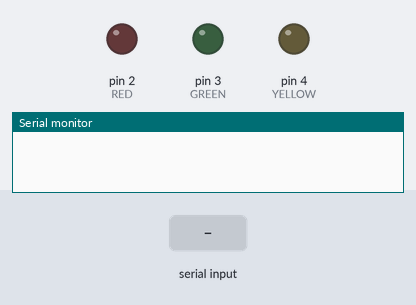
Simulated run of this sketch. Board: Arduino Mega 2560, built with avr-gcc and run on an emulated ATmega2560. Parts: output pins drawn as LEDs (lit = HIGH), the last lines printed to the serial monitor. The test bench sets the inputs (shaded band).

Above: at 1.2 s.
1.3 s: "R" received over the second serial link
At 1.4 s:
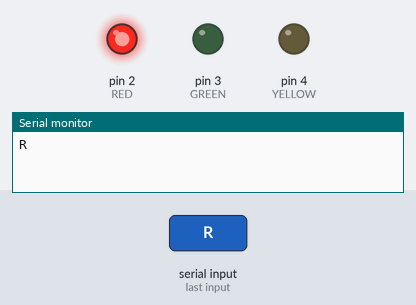
3.0 s: "G" received over the second serial link
At 3.1 s:
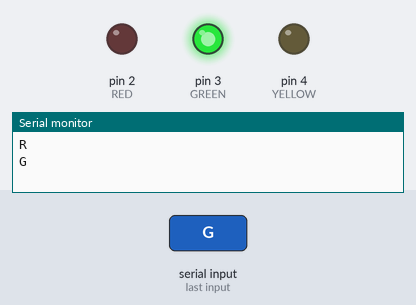
4.7 s: "Y" received over the second serial link
At 4.8 s:
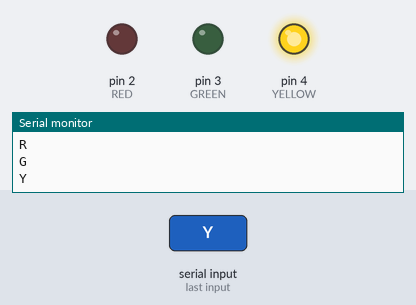
Timing chart, 0 to 7.7 s (numbered marks = the images above; inputs shaded):
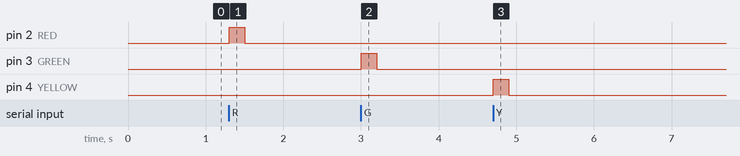

The sketch:

CHECKPOINT_3.ino
```cpp
const int RED = 2;
const int GREEN = 3;
const int YELLOW = 4;
void setup() {
  pinMode(RED, OUTPUT);
  pinMode(GREEN, OUTPUT);
  pinMode(YELLOW, OUTPUT);

  Serial.begin(9600);
  Serial1.begin(9600);
}

void loop() {

//  digitalWrite(YELLOW, HIGH);
//  delay(300);
//  digitalWrite(YELLOW, LOW);
//  analogWrite(YELLOW, 50);
//  delay(1000);
//  analogWrite(YELLOW, 0);
//
  if(Serial1.available())
  {
    char LED = Serial1.read();
    Serial.println(LED);
    if (LED == 'R')
    {
      digitalWrite(RED, HIGH);
      delay(200);
      //digitalWrite(RED, LOW);
      //continue;
    }

    else if (LED == 'G')
    {
      digitalWrite(GREEN, HIGH);
      delay(200);
      //digitalWrite(GREEN, LOW);
      //continue;
    }
    else if (LED == 'Y')
    {
      digitalWrite(YELLOW, HIGH);
      delay(200);
      //digitalWrite(YELLOW, LOW);
      //continue;
    }

    digitalWrite(RED, LOW);
    digitalWrite(GREEN, LOW);
    digitalWrite(YELLOW, LOW);
    }


//      Serial.println(mySerial.write('R'));
//      delay(1000);
//      Serial.println(mySerial.write('G'));
//      delay(1000);
//      Serial.println(mySerial.write('Y'));
//      delay(1000);
}
```

Measured:
- after the input at 1.3 s, pin 2 (RED): LOW → HIGH at once, → LOW 0.20 s later
- after the input at 3.0 s, pin 3 (GREEN): LOW → HIGH at once, → LOW 0.20 s later
- after the input at 4.7 s, pin 4 (YELLOW): LOW → HIGH at once, → LOW 0.20 s later
